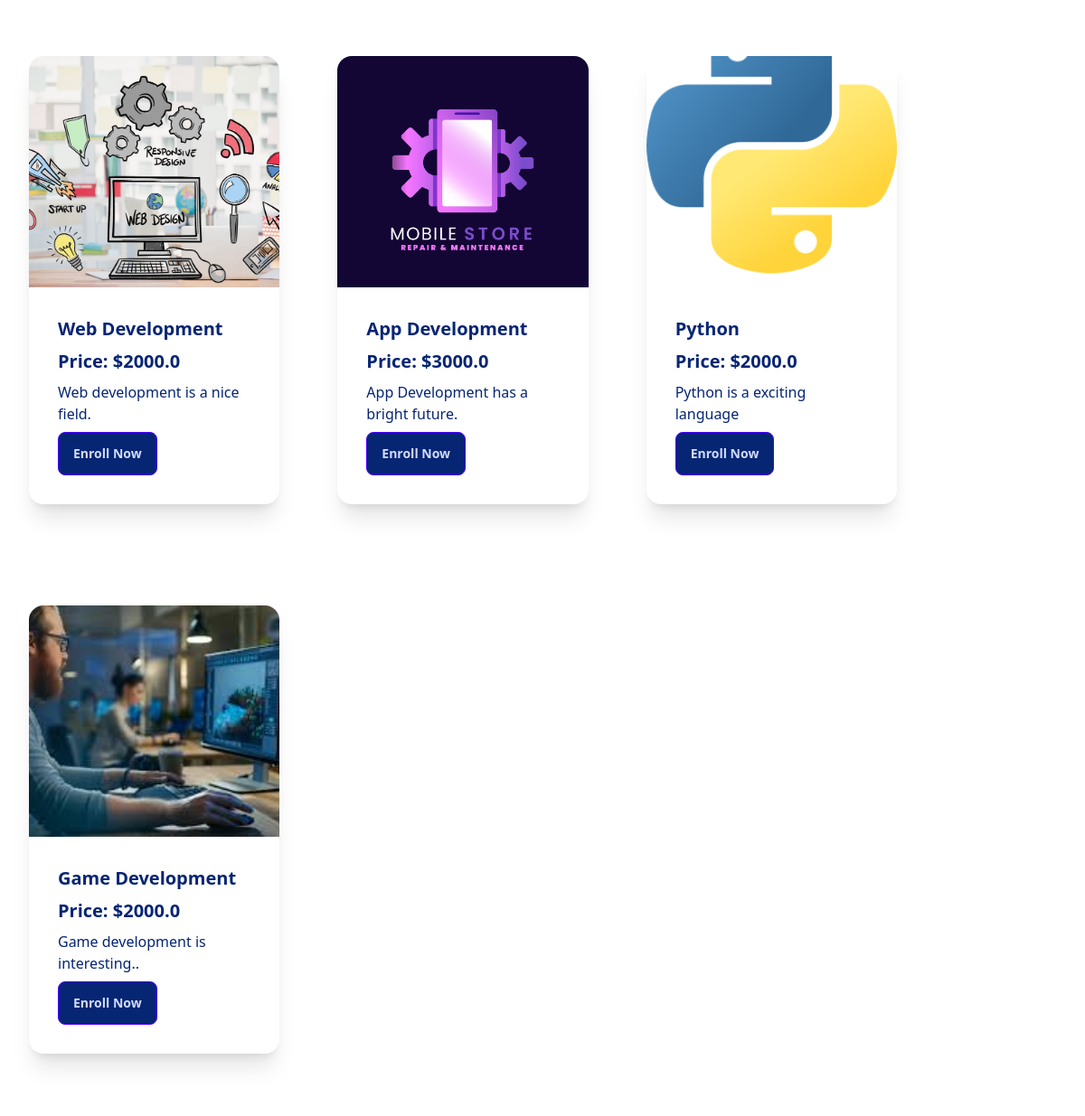
The app's page / (middle part), older data.
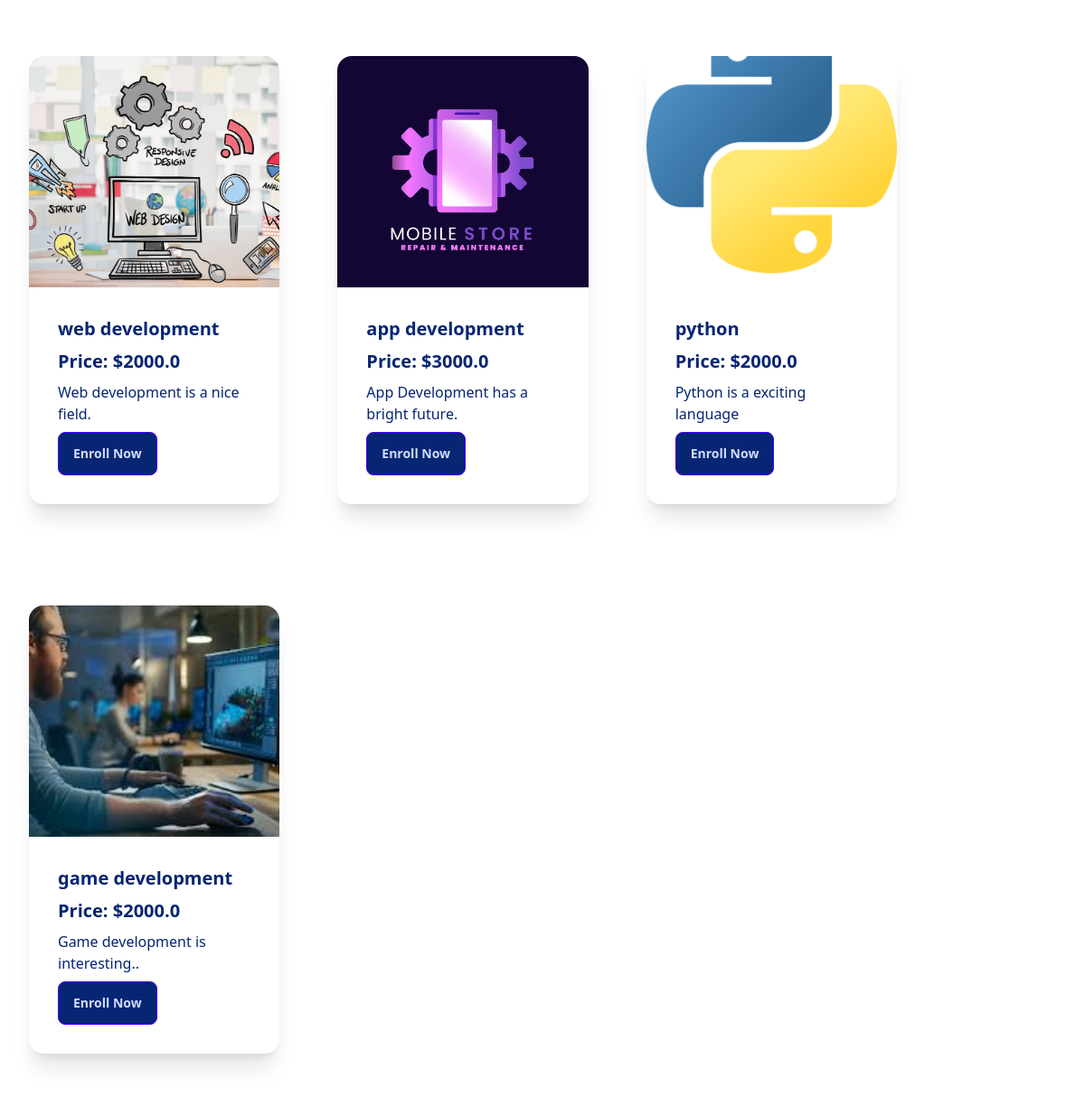
The same page, newer data.
### myapp/models.py (models this page shows, shortened)
class Courses(models.Model):
    title = models.CharField(max_length=100)
    price = models.FloatField()
    image = models.ImageField(upload_to='courses')
    description = models.TextField()

### myapp/views.py (the view)
# urls.py: path('', views.homeview, name = 'index'),
def homeview(request):
    username = request.session.get('username')
    user_id = request.session.get('user_id')
    mentors = Mentor.objects.all()
    courses = Courses.objects.all()
    faqs = FAQ.objects.all()  # Fetch FAQs
    context = {
        'username': username,
        'user_id': user_id,
        'mentors': mentors,
        'courses': courses,
        'faqs': faqs  # Add FAQs to context
    }
    return render(request, 'index.html', context)

### myapp/templates/index.html (shortened to what this page needs)
{% load static %}
<!DOCTYPE html>
<html lang="en" data-theme="light">
<head>
    <script src="https://cdn.tailwindcss.com"></script>
    <link href="https://cdn.jsdelivr.net/npm/daisyui@4.12.10/dist/full.min.css" rel="stylesheet" type="text/css" />
</head>
<body class="md:container mb-12 text-[#062573]">
    <main>
<section class="grid grid-cols-1 md:grid-cols-3 gap-16 py-16 mx-8">
    {% for course in courses %}
    <div class="card bg-base-100 w-full shadow-xl mb-12">
        <figure class="h-64 w-full">
            <img src="{{ course.image.url }}" alt="{{ course.title }}" class="w-full h-full object-cover" />
        </figure>
        <div class="card-body">
            <h2 class="card-title font-bold">{{ course.title }}</h2>
            <p class="text-xl font-semibold text-[#062573]">Price: ${{ course.price }}</p>
            <p>{{ course.description }}</p>
            {% if user.is_authenticated %}
            <a href="{% url 'payment' course.title|slugify %}">
                <button class="btn btn-primary bg-[#062573]">Enroll Now</button>
            </a>
            {% else %}
            <a href="{% url 'login' %}">
                <button class="btn btn-primary bg-[#062573]">Enroll Now</button>
            </a>
            {% endif %}
        </div>
    </div>
    {% endfor %}
</section>
    </main>
</body>
</html>

Row changes from the older to the newer data that the page shows:
changed Courses "Web development is a nice field.": title "Web Development" → "web development"
changed Courses "App Development has a bright future.": title "App Development" → "app development"
changed Courses "Python is a exciting language": title "Python" → "python"
changed Courses "Game development is interesting..": title "Game Development" → "game development"
